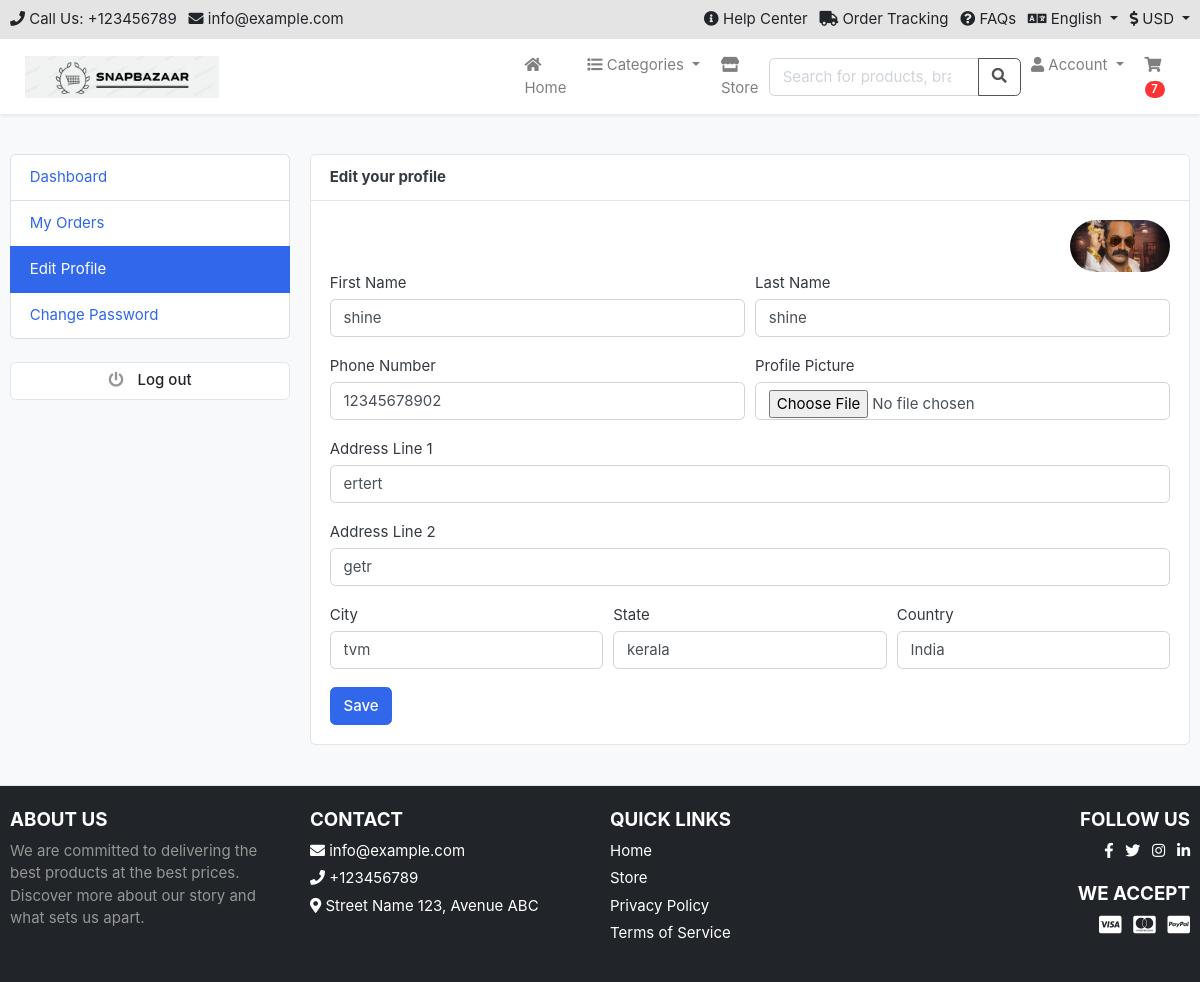
Page /Account/edit_profile/ (signed in) on the committed database.
### Account/models.py (models this page shows, shortened)
class UserProfile(models.Model):
    user = models.OneToOneField(Account, on_delete=models.CASCADE)
    address_line_1 = models.CharField(blank=True, max_length=100)
    address_line_2 = models.CharField(blank=True, max_length=100)
    profile_picture = models.ImageField(blank=True, upload_to='userprofile')
    city = models.CharField(blank=True, max_length=20)
    state = models.CharField(blank=True, max_length=20)
    country = models.CharField(blank=True, max_length=20)

class Account(AbstractBaseUser):
    first_name      = models.CharField(max_length=50)
    last_name       = models.CharField(max_length=50)
    username        = models.CharField(max_length=50, unique=True)
    email           = models.EmailField(max_length=100, unique=True)
    phone_number    = models.CharField(max_length=50)
    date_joined     = models.DateTimeField(auto_now_add=True)
    last_login      = models.DateTimeField(auto_now_add=True)
    is_admin        = models.BooleanField(default=False)
    is_staff        = models.BooleanField(default=False)
    is_active        = models.BooleanField(default=False)
    is_superadmin        = models.BooleanField(default=False)
    USERNAME_FIELD = 'email'
    REQUIRED_FIELDS = ['username', 'first_name', 'last_name']
    objects = MyAccountManager()

### Account/views.py (the view)
# urls.py: path('edit_profile/', views.edit_profile, name='edit_profile'),
@login_required(login_url='login')
def edit_profile(request):
    userprofile = get_object_or_404(UserProfile, user=request.user)
    if not userprofile.profile_picture:
        userprofile.profile_picture = 'path/to/default/profile_picture.jpg'
    if request.method == 'POST':
        user_form = UserForm(request.POST, instance=request.user)
        profile_form = UserProfileForm(request.POST, request.FILES, instance=userprofile)
        if user_form.is_valid() and profile_form.is_valid():
            user_form.save()
            profile_form.save()
            messages.success(request, 'Your profile has been updated.')
            return redirect('edit_profile')
    else:
        user_form = UserForm(instance=request.user)
        profile_form = UserProfileForm(instance=userprofile)
    context = {
        'user_form': user_form,
        'profile_form': profile_form,
        'userprofile': userprofile,
    }
    return render(request, 'account/edit_profile.html', context)

### Account/forms.py
class UserForm(forms.ModelForm):
    class Meta:
        model = Account
        fields = ('first_name', 'last_name', 'phone_number')
    def __init__(self, *args, **kwargs):
        super(UserForm, self).__init__(*args, **kwargs)
        for field in self.fields:
            self.fields[field].widget.attrs['class'] = 'form-control'

class UserProfileForm(forms.ModelForm):
    profile_picture = forms.ImageField(required=False, error_messages = {'invalid':("Image files only")}, widget=forms.FileInput)
    class Meta:
        model = UserProfile
        fields = ('address_line_1', 'address_line_2', 'city', 'state', 'country', 'profile_picture')
    def __init__(self, *args, **kwargs):
        super(UserProfileForm, self).__init__(*args, **kwargs)
        for field in self.fields:
            self.fields[field].widget.attrs['class'] = 'form-control'

### Cart/context_processors.py (called while the page is built)
def counter(request):
    cart_count = 0
    if 'admin' in request.path:
        return {}
    else:
        try:
            cart = Cart.objects.filter(cart_id=_cart_id(request))
            if request.user.is_authenticated:
                cart_items = CartItem.objects.all().filter(user=request.user)
            else:
                cart_items = CartItem.objects.all().filter(cart=cart[:1])
            for cart_item in cart_items:
                cart_count += cart_item.quantity
        except Cart.DoesNotExist:
            cart_count = 0
    return dict(cart_count=cart_count)

### Cart/views.py (called while the page is built)
def _cart_id(request):
    cart = request.session.session_key
    if not cart:
        cart = request.session.create()
    return cart

### Category/context_processors.py (called while the page is built)
def menu_links(request):
    link = Category.objects.all()
    return {'link': link}

### Category/models.py (called while the page is built)
    def get_url(self):
        return reverse('products_by_category', args=[self.slug,])

### templates/account/edit_profile.html (shortened to what this page needs)
{% extends 'base.html' %}
{% block content %}
<section class="section-conten padding-y bg">
<div class="container">
	<div class="row">
	{% include 'includes/dashboard_sidebar.html' %}
	<main class="col-md-9">
		<article class="card">
		<header class="card-header">
			<strong class="d-inline-block mr-3">Edit your profile</strong>
		</header>
		<div class="card-body">
			<div class="text-right">
				<img src="{{userprofile.profile_picture.url}}" alt="Profile Picture" width="100" style="border-radius:50px;">
			</div>
			<div class="row">
			<div class="col-md-12">
				<form action="{% url 'edit_profile' %}" method="POST" enctype="multipart/form-data">
					<div class="form-row">
						<div class="form-group col-md-6">
							<label>First Name</label>
							{{user_form.first_name}}
						</div>
						<div class="form-group col-md-6">
							<label>Last Name</label>
							{{user_form.last_name}}
						</div>
					</div>
					<div class="form-row">
						<div class="form-group col-md-6">
							<label>Phone Number</label>
							{{user_form.phone_number}}
						</div>
						<div class="form-group col-md-6">
							<label>Profile Picture</label>
							{{profile_form.profile_picture}}
						</div>
					</div>
					<div class="form-group">
						<label>Address Line 1</label>
						{{profile_form.address_line_1}}
					</div>
					<div class="form-group">
						<label>Address Line 2</label>
						{{profile_form.address_line_2}}
					</div>
					<div class="form-row">
						<div class="form-group col-md-4">
							<label>City</label>
							{{profile_form.city}}
						</div>
						<div class="form-group col-md-4">
							<label>State</label>
							{{profile_form.state}}
						</div>
						<div class="form-group col-md-4">
							<label>Country</label>
							{{profile_form.country}}
						</div>
					</div>
					<input type="submit" value="Save" class="btn btn-primary">
				</form>
			</div>
			</div>
		</div>
		</article>
	</main>
</div>
</div>
</section>
{% endblock %}

### static/css/ui.css (style rules this page uses)
html { font-family: "Inter", sans-serif; font-size: 15px; }
.padding-y { padding-top: 40px; padding-bottom: 40px; }
article:after, .form-group:after { display: block; clear: both; content: ""; }
.bg { background-color: #f8f9fa; }

### rows in the picture
UserProfile: profile_picture (picture), address_line_1 "ertert", address_line_2 "getr", city "tvm", state "kerala", country "India"
Account: first_name "shine", last_name "shine", phone_number "12345678902"

### other values in the picture
{{ cart_count }} "7"
